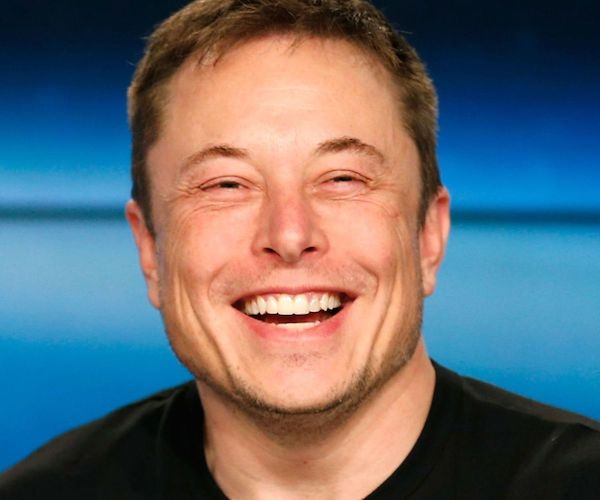
#> input picture Img_Vid_manipulations_obj_tracking/musk.jpg, 600 x 500 px
$ python -i cv_classes.py   (imports and definitions only)
#> lines starting #> are read from the running program, lines starting #| are printed output that depends on the picture; after the words box and inside, x2 and y2 are one past the last pixel; in counts of white or black regions, pixels touching at a corner belong together
### custom_utils.py
import cv2
import numpy as np

from time import time

def imread_custom(image_path, options=cv2.IMREAD_UNCHANGED):
    """
    Read an image from a file path.
    Advantages:
        - Handles file paths with non-ASCII characters.
        - More robust than cv2.imread for certain file path issues.
        - Supports various image formats.
        - Returns images in BGR format as used by OpenCV.
        - Longer file paths are supported on Windows systems.
        - Can read images from network drives or special file systems.
        - Almost equivalent performance to cv2.imread.
    Args:
        image_path (str or Path): The path to the image file.
        options (int): The OpenCV image reading options.
    Returns:
        numpy.ndarray: The image as a NumPy array.
    """
#> called with image_path = 'musk.jpg', options = -1
    img_array = np.fromfile(str(image_path), dtype=np.uint8)

    # If file read failed, return None
    if img_array.size == 0:
        return None

    # Decode the array directly
    img = cv2.imdecode(img_array, options)
#> img is the input picture: shape (500, 600, 3); mean B, G, R 112.1, 105.5, 100.1
    return img

# [3 lines that do not run on import are left out]

### Img_Vid_manipulations_obj_tracking/cv_classes.py
import os
import sys

import requests
ROOT_DIR = os.path.abspath(os.path.join(os.path.dirname(__file__), '..'))
if ROOT_DIR not in sys.path:
    sys.path.insert(0, ROOT_DIR)

import cv2
import numpy as np
from custom_utils import imread_custom
from ultralytics import YOLO

class Filters():
    """
    A class that applies various Instagram-like filters to images and videos using OpenCV.
    This class supports real-time video processing from a webcam or video file, as well as static image processing. It includes filters such as cartoon, cartoon stylization, pencil sketch, skin smoothing, and a fun sunglasses overlay. The class is designed to be flexible and efficient, with pre-loaded Haar Cascades for face and eye detection to optimize performance during video processing.
    Attributes:
        glasses_path (str): Path to the sunglasses image for the sunglasses filter.
        reflection_path (str): Path to the reflection image for the sunglasses filter.
        source (str or int): The source of the video stream or image. Can be a file path or an integer for webcam.
        width (int): Width of the video frames or loaded image.
        height (int): Height of the video frames or loaded image.
        face_cascade (cv2.CascadeClassifier): Haar Cascade for face detection.
        eye_cascade (cv2.CascadeClassifier): Haar Cascade for eye detection.
        glasses (numpy.ndarray): The loaded sunglasses image, if provided.
        reflection_img (numpy.ndarray): The loaded reflection image, if provided.
        is_image (bool): Flag to indicate if the source is an image or video.
        model: default is None, if True loads the YOLO model for face detection, otherwise uses Haar Cascades as a fallback.
    Methods:
        apply_cartoon_filter(frame): Applies a cartoon filter to the input frame.
        apply_cartoon_stylized_filter(frame): Applies a cartoon stylization filter to the input frame.
        apply_pencil_sketch_filter(frame): Applies a pencil sketch filter to the input frame.
        apply_skin_smoothing_filter(frame): Applies a skin smoothing filter to the input frame.
        _create_sunglasses_overlay(width, height): Creates a transparent sunglasses overlay programmatically if no sunglasses are provided.
        apply_sunglasses_filter(frame, reflection=False, transparency=0.5): Applies a sunglasses filter to the input frame.
        start_filters(filter, sigma_s, sigma_r, shade_factor, reflection=False, transparency=0.5): Starts the video stream or displays the image with the selected filter applied.
        selected_filter_action(filter_type, frame, sigma_s, sigma_r, shade_factor, reflection=False, transparency=0.5): Helper method to apply the selected filter based on the filter type.
        _download_yolo_model(): Downloads the YOLO model for face detection if it does not exist locally.

        face_detection(frame): Detects faces in the input frame using the YOLO model and returns bounding boxes.
        face_blurring_filter(frame): Applies a blurring filter to detected faces in the input frame.
        face_detection_Haar(frame): Detects faces using Haar Cascades (as a fallback if YOLO is not used).

    """
    # [359 lines left out: functions __init__, _download_yolo_model, face_detection_Haar, face_detection, face_blurring_filter, apply_cartoon_filter and 7 more, not called in this run]


# Blemish Removal
class Blemish():
    def __init__(self, image_path):
        self.image = imread_custom(image_path)

    # [23 lines left out: functions remove_seamlessly, remove_inpaint_blemish, not called in this run]

# Utility Class for Mouse Handling
class MouseHandler():
    def __init__(self, window_name, maxpoints=None):
        self.maxpoints = maxpoints
        self.window_name = window_name
        self.points = []
        cv2.namedWindow(self.window_name)
        cv2.setMouseCallback(self.window_name, self.mouse_callback)

    # [14 lines left out: function mouse_callback, not called in this run]

class DocumentScanner():
    def __init__(self, image_path, manual_selection=False):
        self.image = imread_custom(image_path)
        self.clone = self.image.copy()
        self.manual_selection = manual_selection
        if self.manual_selection:
            self.mouse_handler = MouseHandler("Select Document Corners", maxpoints=4)
        else:
            self.mouse_handler = None

    def get_document_corners(self):
        while True:
            cv2.imshow("Select Document Corners", self.clone)
            if len(self.mouse_handler.points) == 4:
                break
            if cv2.waitKey(1) & 0xFF == ord('q'):
                break
        cv2.destroyAllWindows()
        return self.mouse_handler.points

    # [9 lines left out: function order_points, not called in this run]

    def contour_detection(self):
        gray = cv2.cvtColor(self.image, cv2.COLOR_BGR2GRAY)
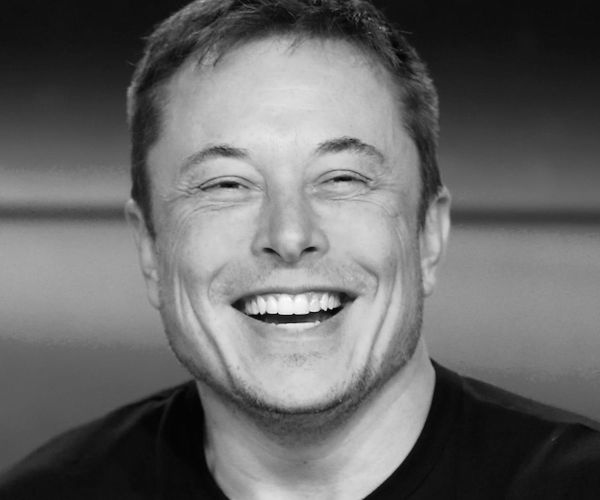
#> gray: shape (500, 600); min 2, max 253, mean 104.7
        blurred = cv2.GaussianBlur(gray, (5, 5), 0)
        edged = cv2.Canny(blurred, 75, 200)
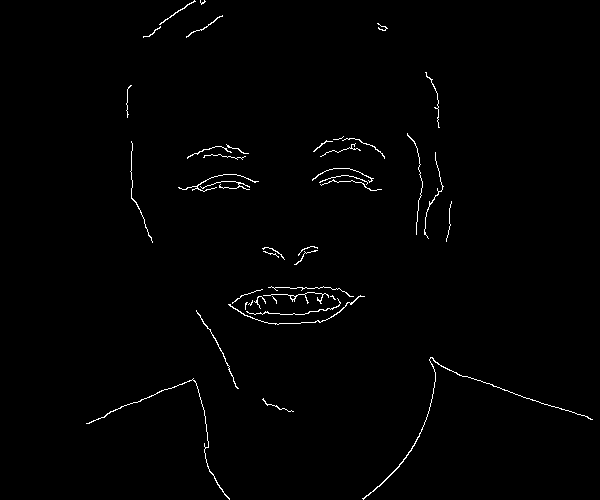
#> edged: shape (500, 600); 0.99% white in thin lines or dots, all inside (x1, y1, x2, y2) = (86, 0, 593, 500)
        contours, _ = cv2.findContours(edged.copy(), cv2.RETR_LIST, cv2.CHAIN_APPROX_SIMPLE)
#> contours = 42 contours, 36 with area under 20; largest, box (x1, y1, x2, y2) and area: (362, 357, 593, 500) 79, (86, 378, 230, 500) 46, (228, 295, 365, 325) 42, (263, 292, 329, 304) 32, (196, 310, 239, 389) 31, (159, 0, 196, 25) 23
        contours = sorted(contours, key=cv2.contourArea, reverse=True)[:5]
#> contours = 5 contours; box (x1, y1, x2, y2) and area: (362, 357, 593, 500) 79, (86, 378, 230, 500) 46, (228, 295, 365, 325) 42, (263, 292, 329, 304) 32, (196, 310, 239, 389) 31
        for contour in contours:
            peri = cv2.arcLength(contour, True)
            approx = cv2.approxPolyDP(contour, 0.02 * peri, True)
            if len(approx) == 4:
                return approx.reshape(4, 2)
#> this loop made 5 passes
#> peri on passes 1 to 4: 730.3, 540.3, 322.1, 205.3
#> (peri, approx) on pass 5: (195.6, [[196, 310], [238, 388]])
        return None

    # [13 lines left out: function four_point_transform, not called in this run]

    def run_scanner(self, use_contour_detection=True):
        corners = None

        if use_contour_detection:
            corners = self.contour_detection()

        # If auto-detection was skipped OR it failed to find 4 points
        if corners is None:
            print("Switching to manual selection...")
            # Initialize handler only when needed to save resources
            self.mouse_handler = MouseHandler("Select Document Corners", maxpoints=4)
            corners = self.get_document_corners()
#> (key q is pressed here)

        # Final check and transform
        if corners is not None and len(corners) == 4:
            # Ensure corners are a float32 numpy array for OpenCV
            pts = np.array(corners, dtype="float32")
            return self.four_point_transform(pts)

        print("Scanning cancelled or failed.")
        return None

    # [6 lines left out: function post_process, not called in this run]


class BallTracker:
    # [63 lines left out: functions __init__, get_tracker, detect_and_track, not called in this run]


# [69 lines not run here, left out]

>>> result = DocumentScanner('musk.jpg').run_scanner()
